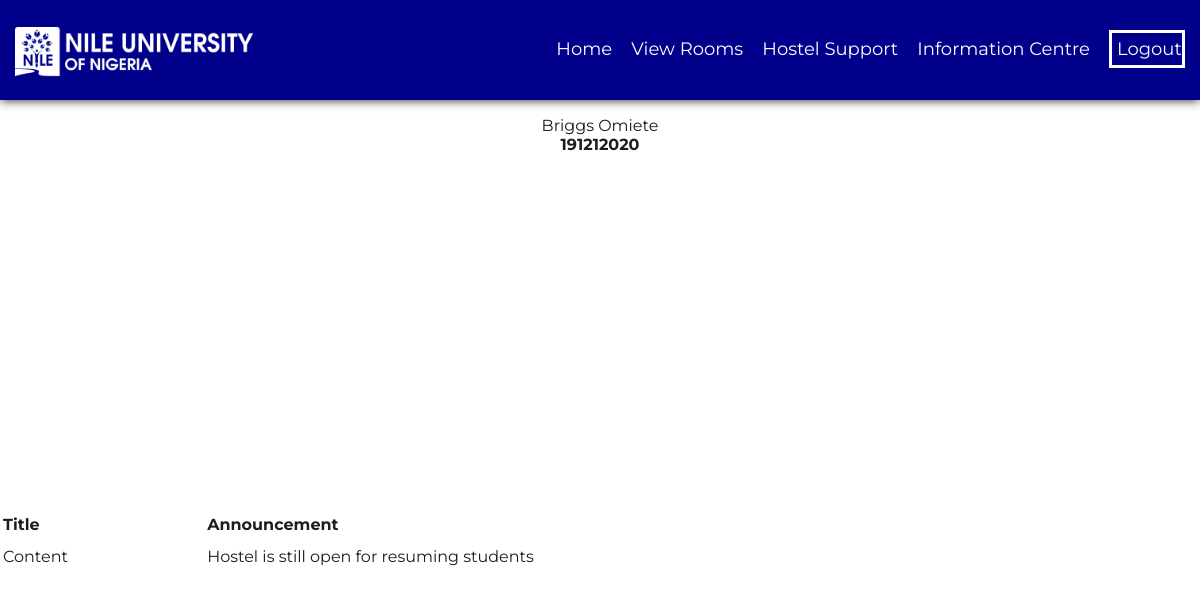
The app's page /students/viewinformation?id=3 (signed in) with its own data.
### tables this page shows
CREATE TABLE `information` (
  `id` int(11) NOT NULL AUTO_INCREMENT,
  `title` varchar(255) NOT NULL,
  `content` text NOT NULL,
  `post_date` timestamp NOT NULL DEFAULT current_timestamp(),
  PRIMARY KEY (`id`)
);

### app/controllers/Students.php (called while the page is built, shortened)
<?php
class Students extends Controller {
    public function __construct() {
        $this->userModel = $this->model('Student');
    }
    public function viewinformation() {
        $data = $this->userModel->getInformationSingle($_GET['id']);
        $this->view('students/viewinformation', $data);
    }
}
?>

### app/libraries/Core.php (called while the page is built, shortened)
<?php
class Core {
    protected $currentMethod = 'index';
    public function __construct() {
        $url = $this->getUrl();
        if (file_exists('../app/controllers/' . ucwords($url[0]) . '.php')) {
            unset($url[0]);
        }
        $this->currentController = new $this->currentController;
        if (isset($url[1])) {
            if (method_exists($this->currentController, $url[1])) {
                $this->currentMethod = $url[1];
                unset($url[1]);
            }
        }
        $this->params = $url ? array_values($url) : [];
        call_user_func_array([$this->currentController, $this->currentMethod], $this->params);
    }
    public function getUrl() {
        if (isset($_GET['url'])) {
            $url = rtrim($_GET['url'], '/');
            $url = filter_var($url, FILTER_SANITIZE_URL);
            $url = explode('/', $url);
            return $url;
        }
    }
}
?>

### app/require.php (called while the page is built, shortened)
<?php
require_once 'libraries/Core.php';
require_once 'libraries/Controller.php';
require_once 'libraries/Database.php';
$init = new Core;
?>

### public/index.php (called while the page is built)
<?php
require_once '../app/require.php';
?>

### app/libraries/Database.php (called while the page is built, shortened)
<?php
class Database {
    private $dbHost = DB_HOST;
    private $dbUser = DB_USER;
    private $dbPass = DB_PASS;
    private $dbName = DB_NAME;
    private $statement;
    private $dbHandler;
    public function __construct() {
        $conn = 'mysql:host=' . $this->dbHost . ';dbname=' . $this->dbName;
        $options = array(
            PDO::ATTR_PERSISTENT => true,
            PDO::ATTR_ERRMODE => PDO::ERRMODE_EXCEPTION
        );
        try {
            $this->dbHandler = new PDO($conn, $this->dbUser, $this->dbPass, $options);
        } catch (PDOException $e) {
            $this->error = $e->getMessage();
            echo $this->error;
        }
    }
    public function query($sql) {
        $this->statement = $this->dbHandler->prepare($sql);
    }
    public function bind($parameter, $value, $type = null) {
        switch (is_null($type)) {
            default:
                $type = PDO::PARAM_STR;
        }
        $this->statement->bindValue($parameter, $value, $type);
    }
    public function execute() {
        return $this->statement->execute();
    }
    public function single() {
        $this->execute();
        return $this->statement->fetch(PDO::FETCH_OBJ);
    }
}
?>

### app/models/Student.php (called while the page is built, shortened)
<?php
class Student {
    private $db;
    public function __construct() {
        $this->db = new Database;
    }
    public function getInformationSingle($id) {
        $this->db->query('SELECT * FROM information WHERE id = :id');
        $this->db->bind(':id', $id);
        $result = $this->db->single();
        if ($this->db->rowCount() > 0) {
            return $result;
        } else {
            return [];
        }
    }
}
?>

### app/views/students/viewinformation.php (the view)
<?php
    require APPROOT . '/views/includes/head.php';
?>
<?php if (isset($_SESSION['student_id'])) : ?>
    <?php
          require APPROOT . '/views/includes/nav.php';
    ?>
    <div class="container">
        <section id="view-app">
            <div class="app-info">
                <table class="application">
                    <tr>
                        <th>Title</td>
                        <th><?php echo $data->title ?></li></td>
                    </tr>
                    <tr>
                        <td>Content</td>
                        <td><?php echo $data->content ?></td>
                    </tr>
                </table>
            </div>
        </section>
    </div>
    <?php
        require APPROOT . '/views/includes/footer.php';
    ?>
<?php else :?>
    <?php header('location: ' . URLROOT . 'students/login') ?>
<?php endif; ?>

### public/css/style.css (style rules this page uses)
html, body { height: 100%; width: 100%; margin: 0; padding: 0; top: 0; bottom: 0; font-family: Montserrat, sans-serif; color: #1d1d1d; display: table; }
body { background: #fff url('../img/bg.jpg'); box-sizing: border-box; }
#admin-home, #view-app { width: 100%; margin: auto; position: absolute; top: 50%; left: 50%; transform: translate(-50%, -50%); display: flex; align-items: center; justify-content: center; }
.app-info { height: 100%; }
.app-info, .application { width: 100%; }
.app-info { text-align: center; }
.application { text-align: left; height: 80%; }
.application tr { height: 30px; }

### records on screen
information: title "Announcement", content "Hostel is still open for resuming students"

### other values on screen
$_SESSION['student_name'] "Briggs Omiete"
$_SESSION['student_id'] "191212020"
